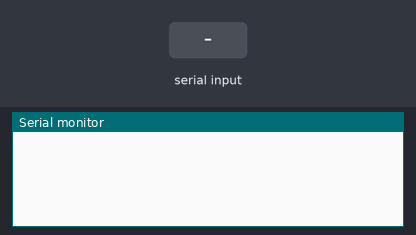
Bench run of a sketch on a simulated Arduino Uno, built with avr-gcc and run on an emulated ATmega328P. Parts: the last lines printed to the serial monitor. The test bench sets the inputs (shaded band).

Above: at 1.2 s.
1.3 s: "cook" received over Serial
At 3.4 s:
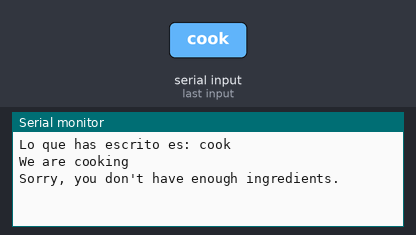
3.8 s: "flour" received over Serial
At 6.0 s:
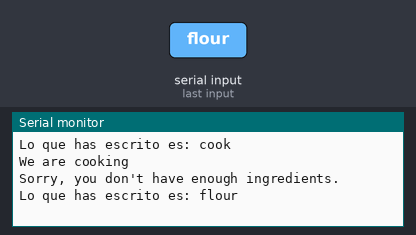
6.3 s: "1" received over Serial
At 7.7 s:
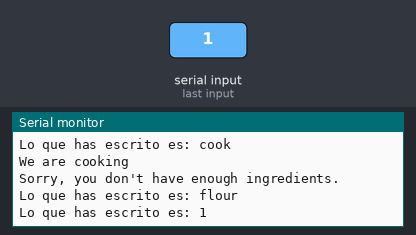

The sketch:

sketch_cook.ino
```cpp
// This code's aim is to cook a recipe (more specifically, a cake) when the word "cook" is inputted

//We start by asigning values to the ingredients of the recipe, each representing the amount of each ingredient available
int eggs = 4;
int dough = 0;
bool milk = true;
double flour = 1;

void setup() {
  Serial.begin(9600); // initializes serial communication by a baud of 9600
}

void loop() {
  String input = Serial.readString(); // the code reads the input
  if (input != "") { // the code reads the input, and prints it
    input.trim(); // removes the leading and ending blank characters in the input
    Serial.print("Lo que has escrito es: ");
    Serial.println(input); // prints additional text alongside the input
    decide(input); //executes the "decide" function
  }
}

void decide(String input) { //we define the "decide" function
  if (input == "cook") { // if the inputted string was "cook", the "cook" function is executed
    cook();
  }
  if (input=="flour"){flour++;} // if, instead, "flour" was inputted, we increase its value by 1
}

void cook() { // we define the "cook" function
  Serial.println("We are cooking"); // prints the phrase "We are cooking"
  if (eggs >= 2 && dough >= 1 && flour >= 0.25 && milk) { //the machine checks if there's enough ingredients to cook
    Serial.println("You have a cake!"); //if so, the code tells us we have a cake
    eggs-= 2;         // We then remove
    dough--;          // the needed ingredients
    flour-= 0.25;     // from our inventory
  } else { //if there aren't enough ingredients, the following message is printed
    Serial.println("Sorry, you don't have enough ingredients.");
  }
}
```

Measured:
- after the input at 1.3 s, the serial monitor: prints a new line after 1.0 s (image 1)
- after the input at 3.8 s, the serial monitor: prints a new line after 1.0 s (image 2)
- after the input at 6.3 s, the serial monitor: prints a new line after 1.0 s (image 3)
